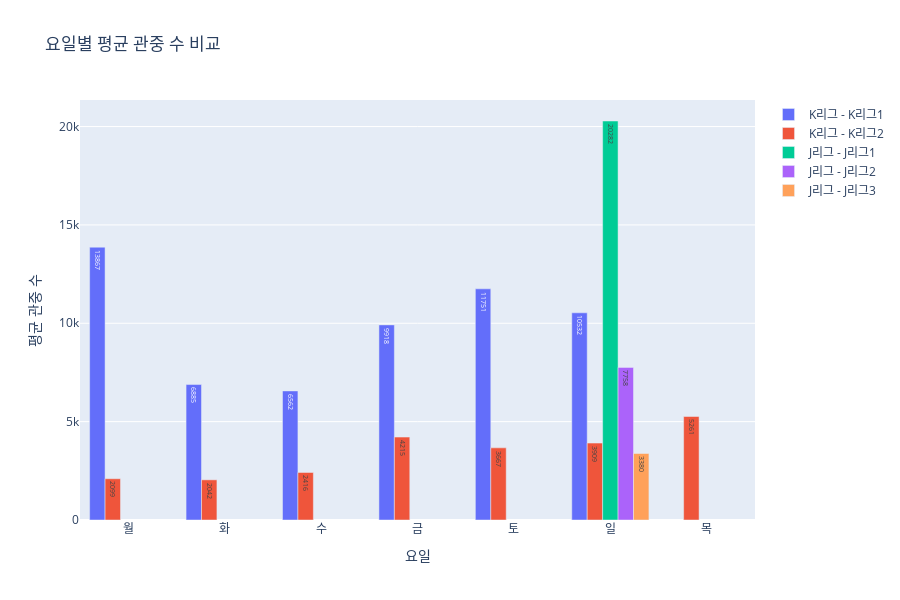

The code cell stored with this chart in its notebook:
### Code cell
# Plotly 시각화 6: 요일별 평균 관중 수
fig6 = go.Figure()

# K리그 데이터
for league in df_k_day['LEAGUE_NAME'].unique():
    df_temp = df_k_day[df_k_day['LEAGUE_NAME'] == league]
    fig6.add_trace(
        go.Bar(
            x=df_temp['Day'], 
            y=df_temp['Avg_Attendance'],
            name=f'K리그 - {league}',
            text=df_temp['Avg_Attendance'].round(0),
            textposition='auto',
            hovertemplate='<b>%{x}요일</b><br>평균 관중: %{y:,.0f}명<br>경기 수: %{customdata}경기<extra></extra>',
            customdata=df_temp['Match_Count']
        )
    )

# J리그 데이터
for league in df_j_day['LEAGUE_NAME'].unique():
    df_temp = df_j_day[df_j_day['LEAGUE_NAME'] == league]
    fig6.add_trace(
        go.Bar(
            x=df_temp['Day'], 
            y=df_temp['Avg_Attendance'],
            name=f'J리그 - {league}',
            text=df_temp['Avg_Attendance'].round(0),
            textposition='auto',
            hovertemplate='<b>%{x}요일</b><br>평균 관중: %{y:,.0f}명<br>경기 수: %{customdata}경기<extra></extra>',
            customdata=df_temp['Match_Count']
        )
    )

fig6.update_layout(
    title='요일별 평균 관중 수 비교',
    xaxis_title='요일',
    yaxis_title='평균 관중 수',
    barmode='group',
    height=600,
    hovermode='x unified'
)

fig6.show()

### Figure 1 — Plotly figure (JSON) as saved in the notebook; plotly's stock layout.template omitted (floating-point values rounded to 4 significant figures)
{"data": [{"customdata": [6, 33, 46, 49, 298, 252], "hovertemplate": "<b>%{x}요일</b><br>평균 관중: %{y:,.0f}명<br>경기 수: %{customdata}경기<extra></extra>", "name": "K리그 - K리그1", "text": [13870.0, 6885.0, 6562.0, 9918.0, 11750.0, 10530.0], "textposition": "auto", "type": "bar", "x": ["월", "화", "수", "금", "토", "일"], "y": [13870.0, 6885.0, 6562.0, 9918.0, 11750.0, 10530.0]}, {"customdata": [29, 35, 54, 2, 7, 325, 295], "hovertemplate": "<b>%{x}요일</b><br>평균 관중: %{y:,.0f}명<br>경기 수: %{customdata}경기<extra></extra>", "name": "K리그 - K리그2", "text": [2099.0, 2042.0, 2416.0, 5261.0, 4215.0, 3667.0, 3909.0], "textposition": "auto", "type": "bar", "x": ["월", "화", "수", "목", "금", "토", "일"], "y": [2099.0, 2042.0, 2416.0, 5261.0, 4215.0, 3667.0, 3909.0]}, {"customdata": [1066], "hovertemplate": "<b>%{x}요일</b><br>평균 관중: %{y:,.0f}명<br>경기 수: %{customdata}경기<extra></extra>", "name": "J리그 - J리그1", "text": [20280.0], "textposition": "auto", "type": "bar", "x": ["일"], "y": [20280.0]}, {"customdata": [1222], "hovertemplate": "<b>%{x}요일</b><br>평균 관중: %{y:,.0f}명<br>경기 수: %{customdata}경기<extra></extra>", "name": "J리그 - J리그2", "text": [7758.0], "textposition": "auto", "type": "bar", "x": ["일"], "y": [7758.0]}, {"customdata": [1140], "hovertemplate": "<b>%{x}요일</b><br>평균 관중: %{y:,.0f}명<br>경기 수: %{customdata}경기<extra></extra>", "name": "J리그 - J리그3", "text": [3380.0], "textposition": "auto", "type": "bar", "x": ["일"], "y": [3380.0]}], "layout": {"barmode": "group", "height": 600, "hovermode": "x unified", "title": {"text": "요일별 평균 관중 수 비교"}, "xaxis": {"title": {"text": "요일"}}, "yaxis": {"title": {"text": "평균 관중 수"}}}}
